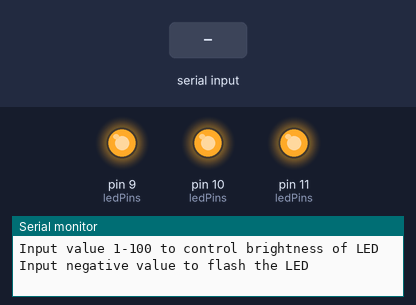
A sketch run on a simulated Arduino Uno, built with avr-gcc and run on an emulated ATmega328P. Parts: output pins drawn as LEDs (lit = HIGH), the last lines printed to the serial monitor. Inputs (shaded band) come from the test bench.

Above: at 1.2 s.
1.3 s: "90,45\n" received over Serial
At 2.4 s:
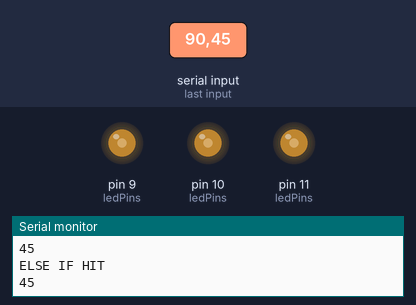
4.3 s: "30,150\n" received over Serial
At 4.65 s:
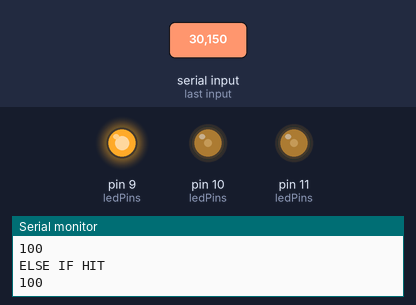
7.3 s: "5\n" received over Serial
At 7.9 s:
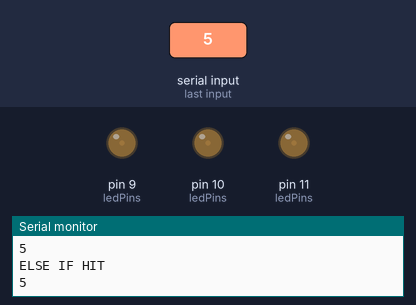
9.0 s: "30,150\n" received over Serial
At 9.15 s:
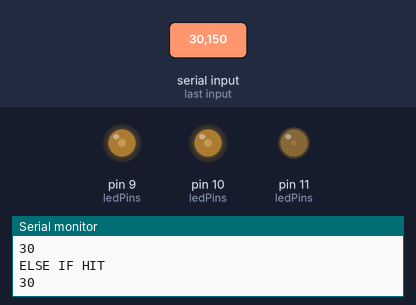
Timing chart, 0 to 12.0 s (numbered marks = the images above; inputs shaded):
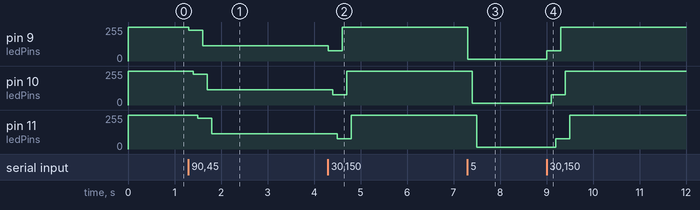

The sketch:

_lab_Controlling_LEDs_using_serial_input_Part_2_David_Garret.ino
```cpp
// David Garrett
// 10-27-21
// CH7 Lab Controlling LEDs using serial input Part 2

#define ArrayLength(x) (sizeof(x) / sizeof(x[0]))

// LED pins declared and initialized
int redLed = 9;
int greenLed = 10;
int blueLed = 11;
int dataIn;
int ledBrightness = 255;
int redVal, greenVal, blueVal = 255;

int ledPins[] = {redLed, greenLed, blueLed};
int leddBrightness[] = {redVal, greenVal, blueVal};

void setup() {
  // Set LED pins to out; set up serial communications
  for (int i=0; i < ArrayLength(ledPins); i++) {
    pinMode(ledPins[i], OUTPUT);
    digitalWrite(ledPins[i], HIGH);
  }

  Serial.begin(9600);
  Serial.setTimeout(100000);

  Serial.println("Input value 1-100 to control brightness of LED");
  Serial.println("Input negative value to flash the LED");

}

void loop() {
    // Sees if serial receive buffer has room
    if (Serial.available() > 0) {
      dataIn = Serial.parseInt();  // reads serial input from serial monitor
      dataIn = constrain(dataIn, -1, 100);
      Serial.println("BEGINNING OF LOOP HIT");
      Serial.println(dataIn);

      if (dataIn == -1) {
        for (int i=0; i < ArrayLength(ledPins); i++) {
          digitalWrite(ledPins[i], !digitalRead(ledPins[i]));
        }
        delay(500);
        for (int i=0; i < ArrayLength(ledPins); i++) {
          digitalWrite(ledPins[i], !digitalRead(ledPins[i]));
        }
        delay(500);
        for (int i=0; i < ArrayLength(ledPins); i++) {
          analogWrite(ledPins[i], ledBrightness);
        delay(100);
        }
      } //if ((dataIn > -1) && (dataIn < 101))
      else {
        //int ledBrightness = constrain(dataIn, 0, 100);
        ledBrightness = map(dataIn, 0, 100, 0, 255);
        Serial.println("ELSE IF HIT");
        Serial.println(dataIn);

        for (int i=0; i < ArrayLength(ledPins); i++) {
          analogWrite(ledPins[i], ledBrightness);
        delay(100);
        }
      }
   }
}
```

Measured:
- after the input at 1.3 s, pin 9 (ledPins): 255/255 → 229/255 at once, → 114/255 0.30 s later; pin 10 (ledPins): 255/255 → 229/255 after 0.10 s, → 114/255 0.30 s later; pin 11 (ledPins): 255/255 → 229/255 after 0.20 s, → 114/255 0.30 s later
- after the input at 4.3 s, pin 9 (ledPins): 114/255 → 76/255 at once, → 255/255 0.30 s later; pin 10 (ledPins): 114/255 → 76/255 after 0.10 s, → 255/255 0.30 s later; pin 11 (ledPins): 114/255 → 76/255 after 0.20 s, → 255/255 0.30 s later
- after the input at 7.3 s, pin 9 (ledPins): 255/255 → 12/255 at once; pin 10 (ledPins): 255/255 → 12/255 after 0.10 s; pin 11 (ledPins): 255/255 → 12/255 after 0.20 s
- after the input at 9.0 s, pin 9 (ledPins): 12/255 → 76/255 at once, → 255/255 0.30 s later; pin 10 (ledPins): 12/255 → 76/255 after 0.10 s, → 255/255 0.30 s later; pin 11 (ledPins): 12/255 → 76/255 after 0.20 s, → 255/255 0.30 s later
